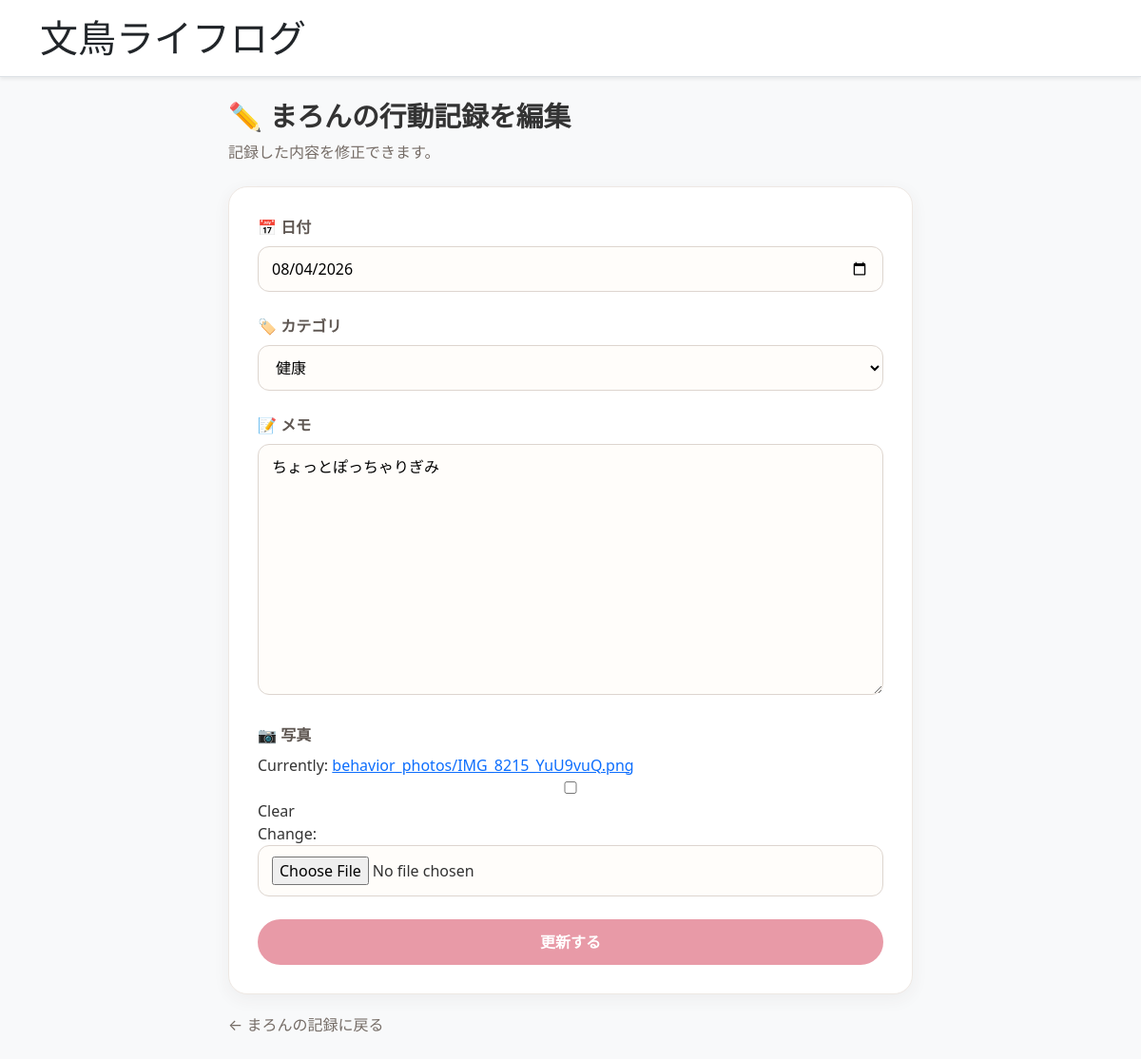
The app's page /behaviors/2/edit/ with its own data.
### birds/models.py (models this page shows, shortened)
class Bird(models.Model):
    name = models.CharField(max_length=50)
    color = models.CharField(max_length=50, blank=True)
    gender = models.CharField(max_length=10, blank=True)
    birthday = models.DateField(null=True, blank=True)
    welcome_date = models.DateField(null=True, blank=True)
    photo = models.ImageField(upload_to='birds/', null=True, blank=True)

class BehaviorRecord(models.Model):
    CATEGORY_CHOICES = [
        ('換羽', '換羽'),
        ('発情', '発情'),
        ('健康', '健康'),
        ('通院', '通院'),
        ('放鳥', '放鳥'),
        ('食事', '食事'),
        ('その他', 'その他'),
    ]
    bird = models.ForeignKey(
        Bird,
        on_delete=models.CASCADE
    )
    date = models.DateField()
    category = models.CharField(
        max_length=20,
        choices=CATEGORY_CHOICES
    )
    memo = models.TextField()
    photo = models.ImageField(
        upload_to='behavior_photos/',
        blank=True,
        null=True
    )

### birds/views.py (the view)
# urls.py: path('behaviors/<int:behavior_id>/edit/',views.edit_behavior,name='edit_behavior',),
def edit_behavior(request, behavior_id):
    behavior = get_object_or_404(BehaviorRecord, id=behavior_id)
    bird = behavior.bird
    if request.method == 'POST':
        form = BehaviorRecordForm(request.POST, request.FILES, instance=behavior)
        if form.is_valid():
            form.save()
            return redirect('bird_detail', bird_id=bird.id)
    else:
        form = BehaviorRecordForm(instance=behavior)
    return render(
        request,
        'birds/edit_behavior.html',
        {
            'bird': bird,
            'form': form,
            'behavior': behavior,
        }
    )

### birds/forms.py
class BehaviorRecordForm(forms.ModelForm):
    class Meta:
        model = BehaviorRecord
        fields = ['date', 'category', 'memo', 'photo']
        labels = {
            'date': '日付',
            'category': 'カテゴリ',
            'memo': 'メモ',
            'photo': '写真',
        }
        widgets = {
            'date': forms.DateInput(
                attrs={'type': 'date'}
            ),
        }

### birds/templates/birds/edit_behavior.html (shortened to what this page needs)
{% extends 'birds/base.html' %}
{% block content %}
<div class="form-page">
    <div class="form-header">
        <h2>✏️ {{ bird.name }}の行動記録を編集</h2>
        <p>記録した内容を修正できます。</p>
    </div>
    <div class="record-form-card">
        <form method="post" enctype="multipart/form-data">
            <div class="mb-4">
                <label for="{{ form.date.id_for_label }}" class="form-label">
                    📅 日付
                </label>
                {{ form.date }}
            </div>
            <div class="mb-4">
                <label for="{{ form.category.id_for_label }}" class="form-label">
                    🏷️ カテゴリ
                </label>
                {{ form.category }}
            </div>
            <div class="mb-4">
                <label for="{{ form.memo.id_for_label }}" class="form-label">
                    📝 メモ
                </label>
                {{ form.memo }}
            </div>
            <div class="mb-4">
                <label for="{{ form.photo.id_for_label }}" class="form-label">
                    📷 写真
                </label>
                {{ form.photo }}
            </div>
            <button type="submit" class="record-submit-btn">
                更新する
            </button>
        </form>
    </div>
    <a href="{% url 'bird_detail' bird.id %}" class="form-back-link">
        ← {{ bird.name }}の記録に戻る
    </a>
</div>
{% endblock %}

### birds/static/birds/css/style.css (style rules this page uses)
body { background-color: #fffaf7; color: #333; }
.form-page { max-width: 720px; margin: 0 auto; }
.form-header { margin-bottom: 24px; }
.form-header h2 { font-size: 1.8rem; font-weight: 700; margin-bottom: 8px; }
.form-header p { color: #756c66; margin-bottom: 0; }
.record-form-card { background-color: #ffffff; border: 1px solid #eee8e3; border-radius: 20px; padding: 30px; box-shadow: 0 5px 18px rgba(70, 55, 45, 0.06); }
.record-form-card .form-label { display: block; margin-bottom: 8px; color: #5f5752; font-weight: 600; }
.record-form-card input, .record-form-card select, .record-form-card textarea { width: 100%; padding: 11px 14px; border: 1px solid #ddd5cf; border-radius: 12px; background-color: #fffdfa; font-size: 1rem; transition: 0.2s; }
.record-form-card textarea { min-height: 130px; resize: vertical; }
.record-submit-btn { width: 100%; padding: 12px 20px; border: none; border-radius: 999px; background-color: #e89aa7; color: #ffffff; font-size: 1rem; font-weight: 600; transition: 0.2s; }
.form-back-link { display: inline-block; margin-top: 20px; color: #756c66; text-decoration: none; }

### records on screen
Bird: name "まろん"
BehaviorRecord: date "08/04/2026", category "健康", memo "ちょっとぽっちゃりぎみ"
